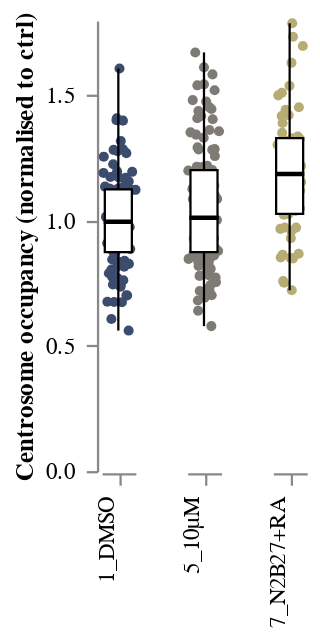

The notebook cell this image was saved under:
### Code cell
STRIP_CO_D2 = stripbox(
    data = df_norm_CO,#[df_norm_CO["Condition"] == "5_10µM"], 
    x = "Condition", 
    y = "Centrosome_Occupancy_norm", 
    y_title = "Centrosome occupancy (normalised to ctrl)", 
    colour = "Condition"
)
STRIP_CO_D2

### Figure 1 — Vega-Lite specification as saved in the notebook (floating-point values rounded to 4 significant figures; data arrays with more than 128 entries replaced by an {"elided": "..."} marker saying what was removed)
{"config": {"view": {"continuousWidth": 400, "continuousHeight": 300, "stroke": "transparent", "strokeWidth": 0.5}, "axis": {"grid": true, "labelPadding": 5, "ticks": true}, "facet": {"spacing": 18}, "header": {"labelOrient": "bottom", "title": null}}, "data": {"name": "data-47b58278fd7192f123dce1b69e4b3517"}, "facet": {"column": {"type": "nominal", "field": "Condition", "header": {"labelAlign": "right", "labelAngle": -90, "labelOrient": "bottom", "labelPadding": 5, "titleOrient": "top"}}}, "spec": {"layer": [{"mark": {"type": "circle", "opacity": 1, "size": 20}, "encoding": {"color": {"type": "nominal", "field": "Condition", "legend": null, "scale": {"scheme": "cividis"}}, "x": {"type": "quantitative", "axis": {"grid": false, "labels": false, "ticks": true, "values": [0]}, "field": "jitter", "title": null}, "y": {"type": "quantitative", "axis": {"grid": false, "labels": true, "ticks": true}, "field": "Centrosome_Occupancy_norm", "title": "Centrosome occupancy (normalised to ctrl)"}}, "height": 200, "transform": [{"calculate": "(sqrt(-2 * log(random() / 2)) * cos(2 * PI * random() / 2))", "as": "jitter"}], "width": 15}, {"mark": {"type": "boxplot", "extent": "min-max", "size": 12}, "encoding": {"color": {"value": "white"}, "opacity": {"value": 1}, "stroke": {"value": "black"}, "y": {"type": "quantitative", "field": "Centrosome_Occupancy_norm", "title": "Centrosome occupancy (normalised to ctrl)"}}, "height": 200, "width": 30}]}, "$schema": "https://vega.github.io/schema/vega-lite/v4.8.1.json", "datasets": {"data-47b58278fd7192f123dce1b69e4b3517": {"elided": "287 records"}}}
